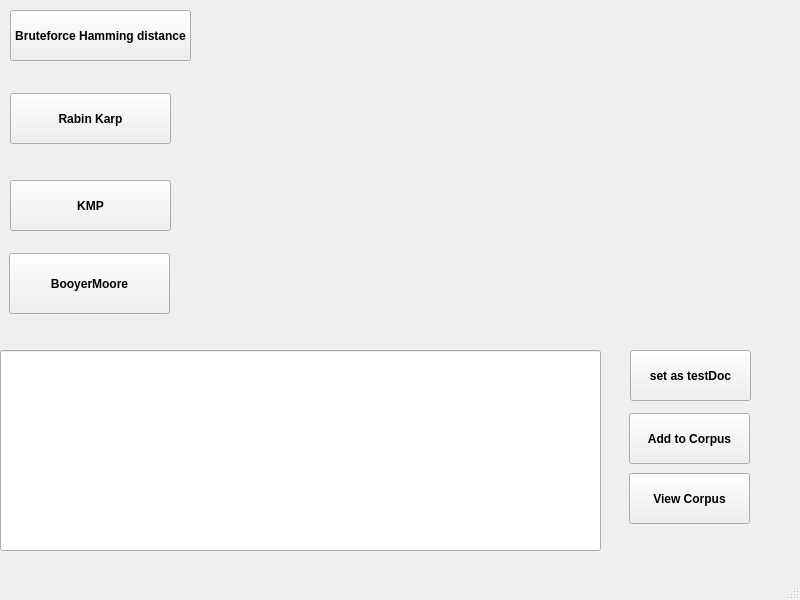
<?xml version="1.0" encoding="UTF-8"?>
<ui version="4.0">
 <class>MainWindow</class>
 <widget class="QMainWindow" name="MainWindow">
  <property name="geometry">
   <rect>
    <x>0</x>
    <y>0</y>
    <width>800</width>
    <height>600</height>
   </rect>
  </property>
  <property name="windowTitle">
   <string>MainWindow</string>
  </property>
  <property name="styleSheet">
   <string notr="true">QPushButton {font-weight: bold;color: black;}</string>
  </property>
  <widget class="QWidget" name="centralwidget">
   <widget class="QLabel" name="results">
    <property name="geometry">
     <rect>
      <x>210</x>
      <y>10</y>
      <width>571</width>
      <height>331</height>
     </rect>
    </property>
    <property name="autoFillBackground">
     <bool>false</bool>
    </property>
    <property name="text">
     <string/>
    </property>
   </widget>
   <widget class="QLineEdit" name="lineEdit">
    <property name="geometry">
     <rect>
      <x>0</x>
      <y>350</y>
      <width>601</width>
      <height>201</height>
     </rect>
    </property>
   </widget>
   <widget class="QPushButton" name="addTest">
    <property name="geometry">
     <rect>
      <x>630</x>
      <y>350</y>
      <width>121</width>
      <height>51</height>
     </rect>
    </property>
    <property name="text">
     <string>set as testDoc</string>
    </property>
   </widget>
   <widget class="QPushButton" name="addToCorpus">
    <property name="geometry">
     <rect>
      <x>629</x>
      <y>413</y>
      <width>121</width>
      <height>51</height>
     </rect>
    </property>
    <property name="text">
     <string>Add to Corpus</string>
    </property>
   </widget>
   <widget class="QPushButton" name="VeiwCorpus">
    <property name="geometry">
     <rect>
      <x>629</x>
      <y>473</y>
      <width>121</width>
      <height>51</height>
     </rect>
    </property>
    <property name="text">
     <string>View Corpus</string>
    </property>
   </widget>
   <widget class="QPushButton" name="BruteForce">
    <property name="geometry">
     <rect>
      <x>10</x>
      <y>10</y>
      <width>181</width>
      <height>51</height>
     </rect>
    </property>
    <property name="text">
     <string>Bruteforce Hamming distance</string>
    </property>
   </widget>
   <widget class="QPushButton" name="RabinKarp">
    <property name="geometry">
     <rect>
      <x>10</x>
      <y>93</y>
      <width>161</width>
      <height>51</height>
     </rect>
    </property>
    <property name="text">
     <string>Rabin Karp</string>
    </property>
   </widget>
   <widget class="QPushButton" name="KMP">
    <property name="geometry">
     <rect>
      <x>10</x>
      <y>180</y>
      <width>161</width>
      <height>51</height>
     </rect>
    </property>
    <property name="text">
     <string>KMP</string>
    </property>
    <property name="default">
     <bool>false</bool>
    </property>
    <property name="flat">
     <bool>false</bool>
    </property>
   </widget>
   <widget class="QPushButton" name="BooyerMoore">
    <property name="geometry">
     <rect>
      <x>9</x>
      <y>253</y>
      <width>161</width>
      <height>61</height>
     </rect>
    </property>
    <property name="styleSheet">
     <string notr="true"/>
    </property>
    <property name="text">
     <string>BooyerMoore</string>
    </property>
   </widget>
  </widget>
  <widget class="QMenuBar" name="menubar">
   <property name="geometry">
    <rect>
     <x>0</x>
     <y>0</y>
     <width>800</width>
     <height>21</height>
    </rect>
   </property>
  </widget>
  <widget class="QStatusBar" name="statusbar"/>
 </widget>
 <resources/>
 <connections/>
</ui>
